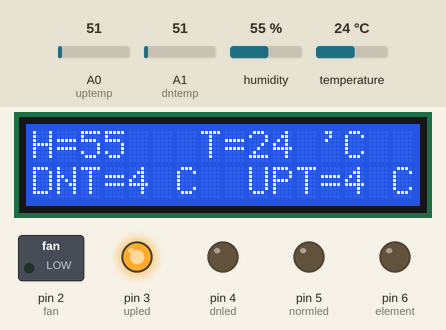
Simulated run of this sketch. Board: Arduino Uno, built with avr-gcc and run on an emulated ATmega328P. Parts: 16×2 character LCD, switched loads named in the sketch (green lamp = pin HIGH), output pins drawn as LEDs (lit = HIGH). The inputs (shaded band) are chosen by the test bench; at power-on: humidity 55 %, A0 (uptemp) = 51, A1 (dntemp) = 51, temperature 24 °C.

Above: at 1.2 s.
1.3 s: humidity set to 22 %
At 3.2 s:
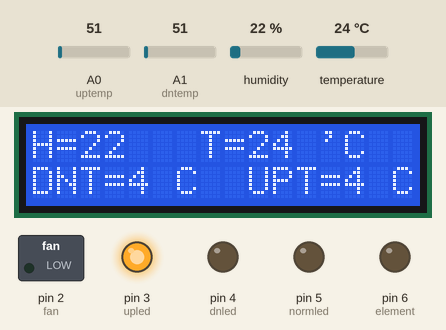
7.3 s: A0 (uptemp) set to 61
At 8.6 s:
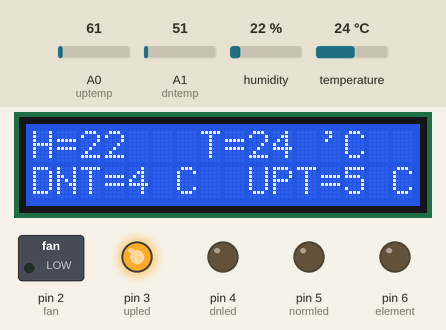
13.3 s: A1 (dntemp) set to 112
At 13.7 s:
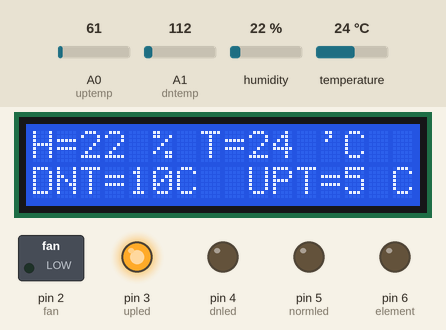
14.8 s: temperature set to 11 °C
At 17.4 s:
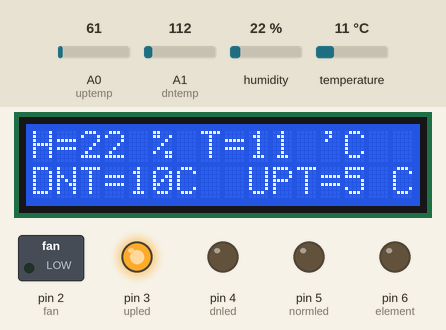
17.7 s: temperature set to 8 °C
At 19.5 s:
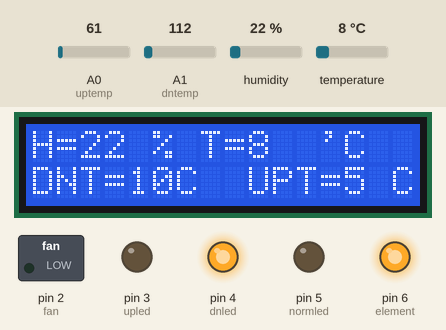
23.7 s: A1 (dntemp) set to 98
At 24.3 s:
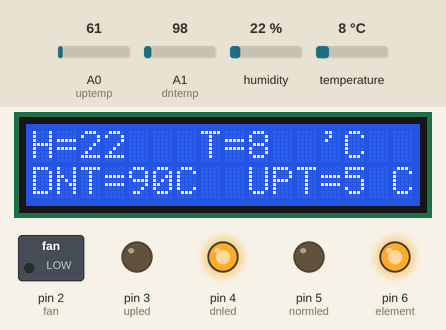
25.2 s: A1 (dntemp) set to 86
Timing chart, 0 to 28.2 s (numbered marks = the images above; inputs shaded):
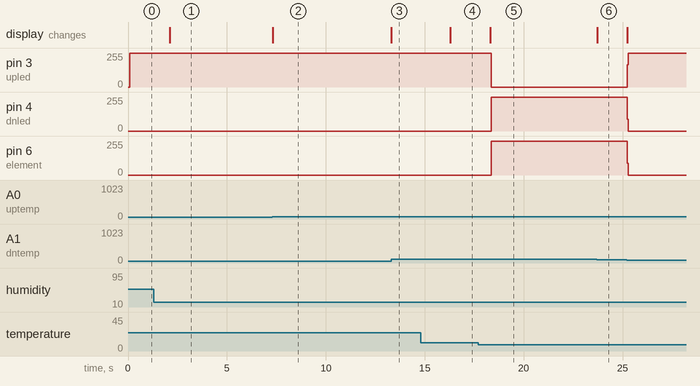

Measured:
- the behaviour switches between 10 and 9 °C on temperature (found by bisection; images 4 and 5)
- after the input at 1.3 s, the display: changes after 0.82 s (image 1)
- after the input at 7.3 s, the display: changes at once (image 2)
- after the input at 13.3 s, the display: changes at once (image 3)
- after the input at 14.8 s, the display: changes after 1.5 s (image 4)
- after the input at 17.7 s, pin 3 (upled): 255/255 → 0/255 after 0.66 s; pin 4 (dnled): 0/255 → 254/255 after 0.66 s, → 255/255 4.0 s later; pin 6 (element): 0/255 → 254/255 after 0.66 s, → 255/255 2.0 s later; the display: changes after 0.61 s (image 5)
- after the input at 23.7 s, the display: changes at once (image 6)
- after the input at 25.2 s, pin 3 (upled): 0/255 → 255/255 at once; pin 4 (dnled), pin 6 (element): 255/255 → 0/255 at once

The sketch:

code.ino
```cpp
#include <LiquidCrystal.h>
LiquidCrystal lcd(7, 13, 12, 11, 10, 9);
#include "DHT.h"
#define DHTPIN 8
#define DHTTYPE DHT11
DHT dht(DHTPIN, DHTTYPE);

#define fan 2
#define element 6
#define uptemp A0
#define dntemp A1
#define upled 3
#define dnled 4
#define normled 5

int h, t;
int upt, dnt;
float ut, dt, uptt;


void setup() {
  lcd.begin(16, 2);
  lcd.noBlink();
  dht.begin();
  pinMode(element, OUTPUT);
  pinMode(fan, OUTPUT);
  pinMode(uptemp, INPUT);
  pinMode(dntemp, INPUT);
  pinMode(upled, OUTPUT);
  pinMode(dnled, OUTPUT);
  pinMode(normled, OUTPUT);
}

void loop() {
  h = dht.readHumidity();
  t = dht.readTemperature();
  ut=analogRead(uptemp);
  ut*=5;
  ut/=1024;
  ut*=20;
  upt=ut;
  dt=analogRead(dntemp);
  dt*=5;
  dt/=1024;
  dt*=20;
  dnt=dt;
  lcd.setCursor(0, 0);
  lcd.print("H=");
  lcd.setCursor(2, 0);
  lcd.print(h);
  lcd.setCursor(4, 0);
  lcd.print(" % ");
  lcd.setCursor(7, 0);
  lcd.print("T=");
  lcd.setCursor(9, 0);
  lcd.print(t);
  lcd.setCursor(11, 0);
  lcd.print(" 'C");
  if(h>=0 and h<=9){
    lcd.setCursor(3, 0);
    lcd.print(" ");
  }
  if(t>=0 and t<=9){
    lcd.setCursor(10, 0);
    lcd.print(" ");
  }
  lcd.setCursor(0, 1);
  lcd.print("DNT=");
  lcd.setCursor(4, 1);
  lcd.print(dnt);
  lcd.setCursor(6, 1);
  lcd.print("C ");
  lcd.setCursor(8, 1);
  lcd.print(" UPT=");
  lcd.setCursor(13, 1);
  lcd.print(upt);
  lcd.setCursor(15, 1);
  lcd.print("C");
  if(dnt>=0 and dnt<=9){
    lcd.setCursor(5, 0);
    lcd.print(" ");
  }
  if(upt>=0 and upt<=9){
    lcd.setCursor(14, 0);
    lcd.print(" ");
  }
  if(t>upt){
    digitalWrite(element, LOW);
    digitalWrite(dnled, LOW);
    digitalWrite(normled, LOW);
    digitalWrite(upled, HIGH);
  }
  if(t<dnt){
    digitalWrite(element, HIGH);
    digitalWrite(upled, LOW);
    digitalWrite(normled, LOW);
    digitalWrite(dnled, HIGH);
  }
  if(t<=upt and t>=dnt){
    digitalWrite(dnled, LOW);
    digitalWrite(upled, LOW);
    digitalWrite(normled, HIGH);
  }
  uptt=upt+3;
  if(t>=uptt){
    digitalWrite(fan, LOW);
  }
  if(t<=upt){
    digitalWrite(fan, HIGH);
  }
}
```
